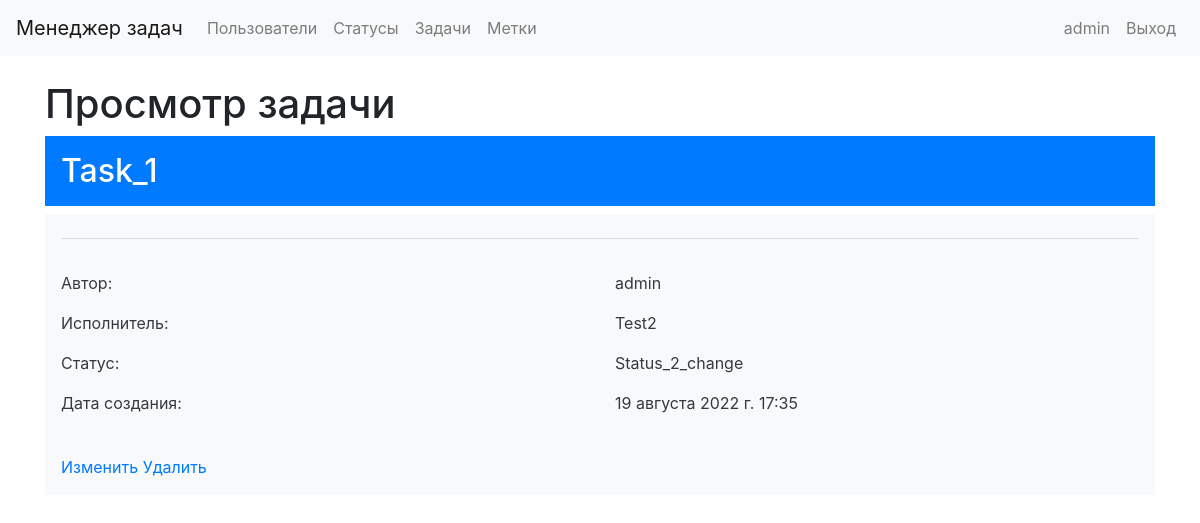
The page /tasks/2/ (signed in) on the database its author committed.
### task_manager/models.py (models this page shows)
class Task(models.Model):
    author = models.ForeignKey(User, on_delete=models.PROTECT, related_name="author")
    name = models.CharField(max_length=150, unique=True)
    description = models.TextField(max_length=500, blank=True, null=True)
    status = models.ForeignKey(Status, on_delete=models.PROTECT)
    executor = models.ForeignKey(User, on_delete=models.PROTECT, blank=True, null=True, related_name="tasks")
    labels = models.ManyToManyField("Label", through="AttachLabelToTask", blank=True)
    time_create = models.DateTimeField(auto_now_add=True)

class Status(models.Model):
    name = models.CharField(max_length=100, unique=True)
    time_create = models.DateTimeField(auto_now_add=True)
    def __str__(self):
        return self.name

### task_manager/views.py (the view)
# urls.py: path('tasks/<int:pk>/', views.TaskDetail.as_view(), name='tasks_detail'),
class TaskDetail(DetailView):
    model = Task
    template_name = 'tasks_detail.html'
    context_object_name = 'task_detail'
    def dispatch(self, request, *args, **kwargs):
        if not request.user.is_authenticated:
            messages.error(request, _("Вы не авторизованы! Пожалуйста, выполните вход."))
            return redirect('user_login')
        return super().dispatch(request, *args, **kwargs)

### task_manager/templates/tasks_detail.html (shortened to what this page needs)
{% extends 'base.html' %}
{% load i18n %}
{% block content %}
    <div class="container">
        <br>
        <h1>Просмотр задачи</h1>
        <h2 class="p-3 mb-2 bg-primary text-white">{{ task_detail.name }}</h2>
        <div class="p-3 mb-2 bg-light text-dark">
            <div class="dropdown-divider" style="border-color: rgb(223, 220, 220)"></div>
            <br>
            <div class="row">
            <div class="col">
                <p>{% translate "Автор" %}:</p>
            </div>
            <div class="col">
                <p>{{ task_detail.author }}</p>
            </div>
            </div>
            <div class="row">
                <div class="col">
                <p>{% translate "Исполнитель" %}:</p>
                </div>
                <div class="col">
                <p>{{ task_detail.executor }}</p>
                </div>
            </div>
            <div class="row">
                <div class="col">
                <p>{% translate "Статус" %}:</p>
                </div>
                <div class="col">
                <p>{{ task_detail.status }}</p>
                </div>
            </div>
            <div class="row">
                <div class="col">
                <p>{% translate "Дата создания" %}:</p>
                </div>
                <div class="col">
                <p>{{ task_detail.time_create }}</p>
                </div>
            </div>
            <br>
            <a href="{% url 'tasks_update' pk=task_detail.id %}">{% translate "Изменить" %}</a>
            <a href="{% url 'tasks_delete' pk=task_detail.id %}">{% translate "Удалить" %}</a>
        </div>
    </div>
{% endblock %}

### task_manager/templates/base.html (shortened to what this page needs)
{% load i18n %}
{% load bootstrap4 %}
{% bootstrap_css %}
{% block bootstrap4_content %}
    <nav class="navbar navbar-expand-lg navbar-light bg-light">
        <a class="navbar-brand" href="{% url 'home' %}">{% translate "Менеджер задач" %}</a>
        <div class="collapse navbar-collapse" id="navbarSupportedContent">
            <ul class="navbar-nav mr-auto">
                <li class="nav-item">
                    <a class="nav-link" href="{% url 'users_list' %}">{% translate "Пользователи" %}</a>
                </li>
                {% if request.user.is_authenticated %}
                <li class="nav-item">
                    <a class="nav-link" href="{% url 'statuses_list' %}">{% translate "Статусы" %}</a>
                </li>
                <li class="nav-item">
                    <a class="nav-link" href="{% url 'tasks_list' %}">{% translate "Задачи" %}</a>
                </li>
                <li class="nav-item">
                    <a class="nav-link" href="{% url 'labels_list' %}">{% translate "Метки" %}</a>
                </li>
                {% endif %}
            </ul>
            <ul class="navbar-nav">
                {% if request.user.is_authenticated %}
                <li class="nav-item">
                    <a class="nav-link" href="{% url 'users_update' pk=request.user.id %}">{{user.username}}</a>
                </li>
                <li class="nav-item">
                    <a class="nav-link" href="{% url 'user_logout' %}">{% translate "Выход" %}</a>
                </li>
                {% endif %}
            </ul>
        </div>
    </nav>
{% endblock %}
{% block content %}
{% endblock %}

### rows shown on the page
Task: name "Task_1", author "admin", executor "Test2", status "Status_2_change", time_create "19 августа 2022 г. 17:35"

### other values the page prints
{{ user.username }} "admin"
